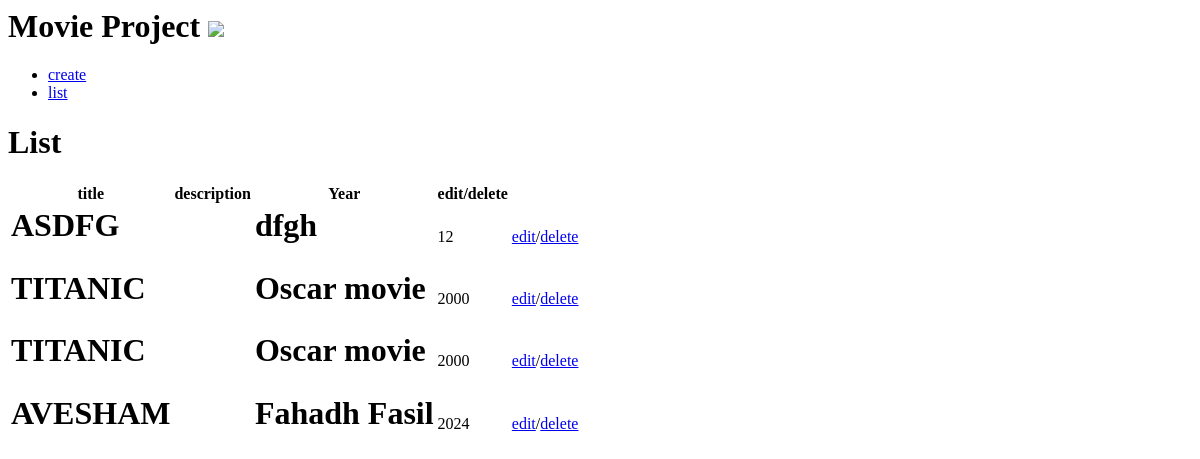
The page /list/ on the database as committed earlier.
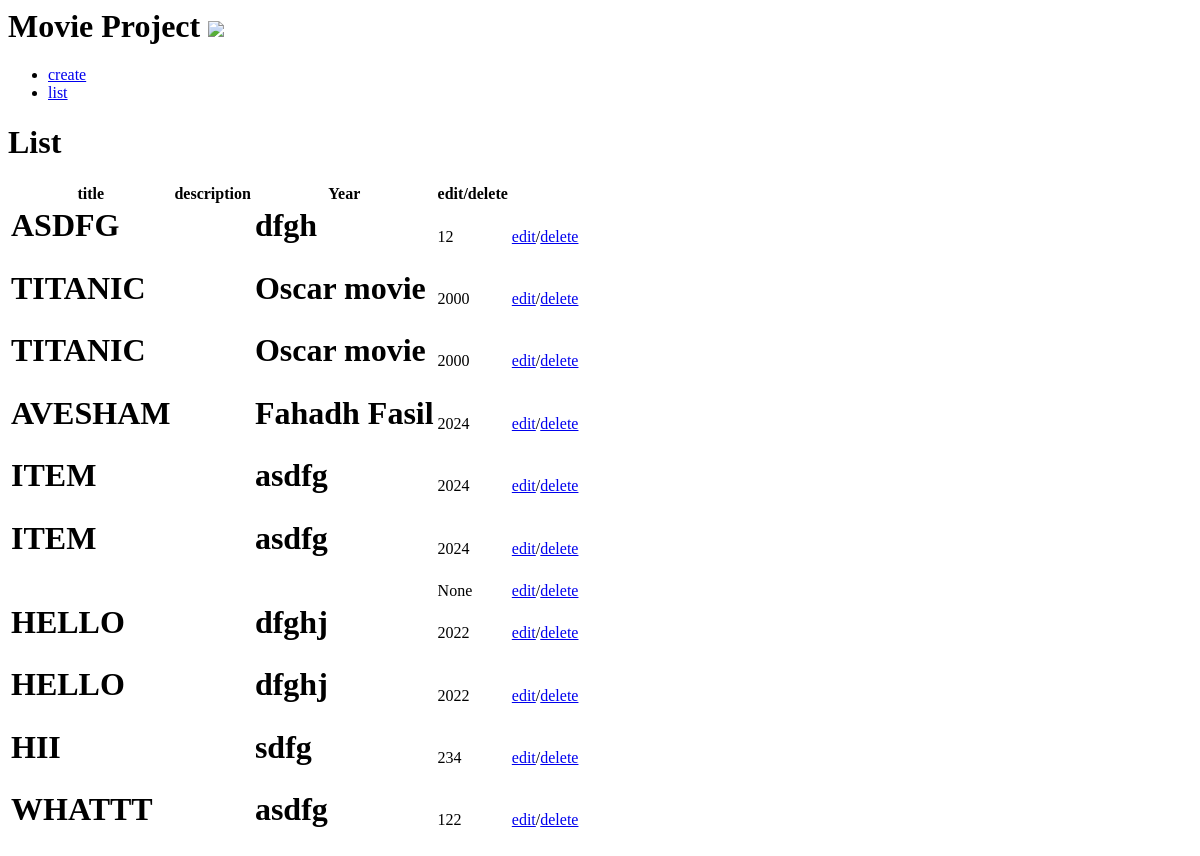
The same page on the database as committed later.
### movies/models.py (models this page shows)
class MovieInfo(models.Model):
    title=models.CharField(max_length=250)
    year=models.IntegerField(null=True)
    description=models.TextField()

### movies/views.py (the view)
# urls.py: path('list/', views.list, name='list'),
def list(request):
    return render(request,'list.html',{'movies': MovieInfo.objects.all()})

### templates/list.html
{% extends 'blank_layout.html' %}
{% load static %}
{% block content %}
<h1>List</h1>
<table>
    <tr><th>title</th><th>description</th><th>Year</th><th>edit/delete</th></tr>
{% for movie_obj in movies %}
<tr>
    <td><h1> {{movie_obj.title | upper}}</h1></td>
<td></td>
<td><h1>{{movie_obj.description}}</h1></td>
<td><h1></h1>{{movie_obj.year}}</h1></td>
<td><a href="{% url 'edit' movie_obj.id %}">edit</a>/<a href="{% url 'delete' movie_obj.id %}">delete</a></td>
</tr>
{% endfor %}
</table>
{% endblock content %}

Rows that differ between the two databases and show on the page:
added MovieInfo: title "ITEM", description "asdfg", year "2024"
added MovieInfo: title "ITEM", description "asdfg", year "2024"
added MovieInfo: year "None"
added MovieInfo: title "HELLO", description "dfghj", year "2022"
added MovieInfo: title "HELLO", description "dfghj", year "2022"
added MovieInfo: title "HII", description "sdfg", year "234"
added MovieInfo: title "WHATTT", description "asdfg", year "122"
